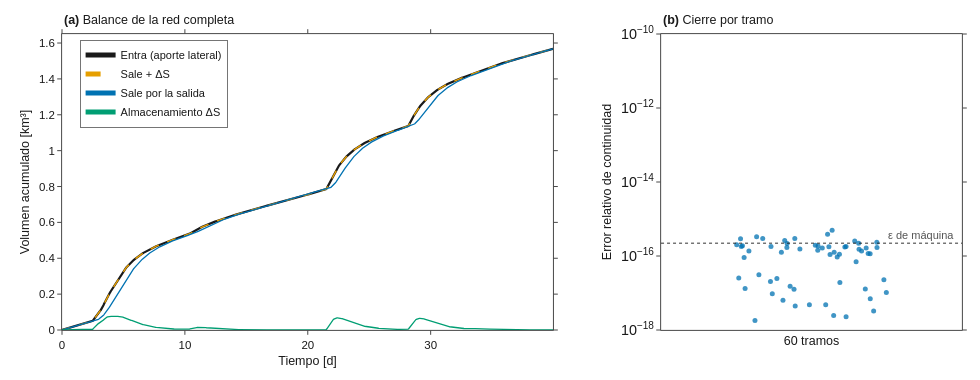

The notebook cell this image was saved under:
### Markdown cell above
## 4. Conservación de masa por construcción

**Idea.** En una red neuronal "informada por la física" típica (PINN), la física entra como una penalización y se cumple solo aproximadamente. Aquí es una propiedad de la arquitectura: como $c_0+c_1+c_2=1$, el esquema cumple exactamente la continuidad discreta

$$\Delta t\sum_t \tfrac12\big[(I_t+I_{t+1})-(O_t+O_{t+1})\big] = S_T - S_0 ,$$

en cada tramo y en toda la red, para cualquier valor de $n$.

### Code cell
dt = modelo.dt
lhs = dt * 0.5 * ((I[:-1] + I[1:]) - (O[:-1] + O[1:])).sum(0)
err_tramo = ((lhs - (S[-1] - S[0])).abs() / (dt * I.sum(0))).numpy()

def acumulado(serie):                                   # integral trapezoidal acumulada, en km³
    return np.concatenate([[0.0], np.cumsum(0.5 * (serie[:-1] + serie[1:]) * dt)]) / 1e9

entra = acumulado(q.sum(1).numpy())
sale = acumulado(O[:, salida].numpy())
dS = (S.sum(1) - S[0].sum()).numpy() / 1e9
cierre = abs(entra[-1] - sale[-1] - dS[-1]) / entra[-1]

display(HTML(tabla(["Término", "Volumen [km³]"], [
    ["Entra (aporte lateral)", f"{entra[-1]:.6f}"], ["Sale por la salida", f"{sale[-1]:.6f}"],
    ["Cambio de almacenamiento ΔS", f"{dS[-1]:+.6f}"], ["Error de cierre relativo", f"{cierre:.1e}"],
], titulo="Balance de masa de la red completa en 40 días.")))
gr.figura_masa(t_dias, entra, sale, dS, err_tramo).show()

### Figure 1 — Plotly figure (JSON) as saved in the notebook; plotly's stock layout.template omitted (floating-point values rounded to 4 significant figures; data arrays with more than 128 entries replaced by an {"elided": "..."} marker saying what was removed)
{"data": [{"line": {"color": "#1a1a1a", "width": 2.2}, "mode": "lines", "name": "Entra (aporte lateral)", "type": "scatter", "x": {"elided": "960 float values"}, "xaxis": "x", "y": {"elided": "960 float values"}, "yaxis": "y"}, {"line": {"color": "#E69F00", "dash": "dash", "width": 1.4}, "mode": "lines", "name": "Sale + ΔS", "type": "scatter", "x": {"elided": "960 float values"}, "xaxis": "x", "y": {"elided": "960 float values"}, "yaxis": "y"}, {"line": {"color": "#0072B2", "width": 1.3}, "mode": "lines", "name": "Sale por la salida", "type": "scatter", "x": {"elided": "960 float values"}, "xaxis": "x", "y": {"elided": "960 float values"}, "yaxis": "y"}, {"line": {"color": "#009E73", "width": 1.3}, "mode": "lines", "name": "Almacenamiento ΔS", "type": "scatter", "x": {"elided": "960 float values"}, "xaxis": "x", "y": {"elided": "960 float values"}, "yaxis": "y"}, {"hovertemplate": "error relativo %{y:.1e}<extra></extra>", "marker": {"color": "#0072B2", "line": {"width": 0}, "opacity": 0.75, "size": 5}, "mode": "markers", "showlegend": false, "type": "scatter", "x": [0.06848, -0.1151, -0.2295, -0.2417, 0.1566, 0.2064, 0.05332, 0.1147, 0.02181, 0.2175, 0.1579, -0.2486, 0.1787, -0.2332, 0.1148, -0.1622, 0.1816, 0.02073, -0.1001, -0.03866, -0.2358, -0.1879, 0.08531, 0.07359, 0.05769, -0.05816, 0.2486, 0.2404, 0.09277, 0.07523, 0.09422, -0.05554, -0.1825, 0.1107, 0.01268, -0.09488, -0.007082, 0.1947, 0.217, -0.0711, 0.03576, -0.08907, 0.04715, -0.08104, -0.05419, 0.1951, -0.1364, 0.06159, -0.208, 0.1663, 0.1435, -0.1303, 0.1882, -0.2207, -0.08194, -0.1749, -0.02483, 0.1482, -0.1347, -0.224], "xaxis": "x2", "y": [4.986e-16, 2.481e-17, 1.895e-16, 2.528e-17, 2.203e-16, 3.24e-18, 3.896e-16, 1.809e-16, 1.86e-16, 1.703e-16, 1.528e-16, 2.013e-16, 1.289e-17, 1.819e-16, 2.292e-18, 2.992e-16, 1.634e-16, 1.423e-16, 1.26e-16, 1.552e-16, 2.903e-16, 1.801e-18, 9.44e-17, 2.45e-18, 1.778e-16, 1.255e-17, 1.037e-17, 2.263e-17, 1.116e-16, 1.258e-16, 1.919e-17, 2.971e-16, 3.325e-16, 1.739e-16, 1.951e-16, 6.413e-18, 4.778e-18, 1.157e-16, 2.335e-16, 1.511e-17, 1.656e-16, 2.636e-16, 4.794e-18, 2.161e-16, 4.482e-18, 7.026e-18, 2.061e-17, 1.097e-16, 1.362e-16, 1.36e-16, 2.548e-16, 9.52e-18, 1.171e-16, 1.317e-17, 1.699e-16, 3.099e-17, 3.316e-19, 6.989e-17, 1.816e-16, 9.074e-17], "yaxis": "y2"}, {"hoverinfo": "skip", "line": {"color": "#1a1a1a", "dash": "dot", "width": 0.9}, "mode": "lines", "showlegend": false, "type": "scatter", "x": [-0.5, 0.5], "xaxis": "x2", "y": [2.22e-16, 2.22e-16], "yaxis": "y2"}], "layout": {"annotations": [{"font": {"color": "#555555", "size": 11}, "showarrow": false, "text": "ε de máquina", "x": 0.48, "xanchor": "right", "xref": "x2", "y": -15.65, "yanchor": "bottom", "yref": "y2"}, {"align": "left", "font": {"color": "#1a1a1a", "family": "Arial, Helvetica, sans-serif", "size": 12.5}, "showarrow": false, "text": "<b>(a)</b> Balance de la red completa", "x": 0, "xanchor": "left", "xref": "x domain", "y": 1, "yanchor": "bottom", "yref": "y domain", "yshift": 5}, {"align": "left", "font": {"color": "#1a1a1a", "family": "Arial, Helvetica, sans-serif", "size": 12.5}, "showarrow": false, "text": "<b>(b)</b> Cierre por tramo", "x": 0, "xanchor": "left", "xref": "x2 domain", "y": 1, "yanchor": "bottom", "yref": "y2 domain", "yshift": 5}], "font": {"color": "#1a1a1a", "family": "Arial, Helvetica, sans-serif", "size": 12}, "height": 380, "hoverlabel": {"bgcolor": "#ffffff", "bordercolor": "#9a9a9a", "font": {"color": "#1a1a1a", "family": "Arial, Helvetica, sans-serif", "size": 12}}, "legend": {"bgcolor": "rgba(255,255,255,0.92)", "bordercolor": "#1a1a1a", "borderwidth": 0.6, "font": {"color": "#1a1a1a", "family": "Arial, Helvetica, sans-serif", "size": 11}, "itemsizing": "constant", "tracegroupgap": 2, "x": 0.02, "xanchor": "left", "y": 0.98, "yanchor": "top"}, "margin": {"b": 50, "l": 62, "r": 18, "t": 34}, "paper_bgcolor": "#ffffff", "plot_bgcolor": "#ffffff", "separators": ". ", "width": 980, "xaxis": {"anchor": "y", "domain": [0.0, 0.5456], "linecolor": "#1a1a1a", "linewidth": 0.8, "mirror": "ticks", "range": [0, 39.96], "showgrid": false, "showline": true, "tickcolor": "#1a1a1a", "tickfont": {"color": "#1a1a1a", "family": "Arial, Helvetica, sans-serif", "size": 11.5}, "ticklen": 4, "ticks": "outside", "tickwidth": 0.8, "title": {"font": {"color": "#1a1a1a", "family": "Arial, Helvetica, sans-serif", "size": 12.5}, "standoff": 6, "text": "Tiempo [d]"}, "zeroline": false}, "xaxis2": {"anchor": "y2", "domain": [0.6656, 1.0], "linecolor": "#1a1a1a", "linewidth": 0.8, "mirror": "ticks", "range": [-0.5, 0.5], "showgrid": false, "showline": true, "showticklabels": false, "tickcolor": "#1a1a1a", "tickfont": {"color": "#1a1a1a", "family": "Arial, Helvetica, sans-serif", "size": 11.5}, "ticklen": 4, "ticks": "", "tickwidth": 0.8, "title": {"font": {"color": "#1a1a1a", "family": "Arial, Helvetica, sans-serif", "size": 12.5}, "standoff": 6, "text": "60 tramos"}, "zeroline": false}, "yaxis": {"anchor": "x", "domain": [0.0, 1.0], "linecolor": "#1a1a1a", "linewidth": 0.8, "mirror": "ticks", "rangemode": "tozero", "showgrid": false, "showline": true, "tickcolor": "#1a1a1a", "tickfont": {"color": "#1a1a1a", "family": "Arial, Helvetica, sans-serif", "size": 11.5}, "ticklen": 4, "ticks": "outside", "tickwidth": 0.8, "title": {"font": {"color": "#1a1a1a", "family": "Arial, Helvetica, sans-serif", "size": 12.5}, "standoff": 6, "text": "Volumen acumulado [km³]"}, "zeroline": false}, "yaxis2": {"anchor": "x2", "domain": [0.0, 1.0], "dtick": 2, "exponentformat": "power", "linecolor": "#1a1a1a", "linewidth": 0.8, "mirror": "ticks", "range": [-18, -10], "showgrid": false, "showline": true, "tickcolor": "#1a1a1a", "tickfont": {"color": "#1a1a1a", "family": "Arial, Helvetica, sans-serif", "size": 11.5}, "ticklen": 4, "ticks": "outside", "tickwidth": 0.8, "title": {"font": {"color": "#1a1a1a", "family": "Arial, Helvetica, sans-serif", "size": 12.5}, "standoff": 6, "text": "Error relativo de continuidad"}, "type": "log", "zeroline": false}}}
